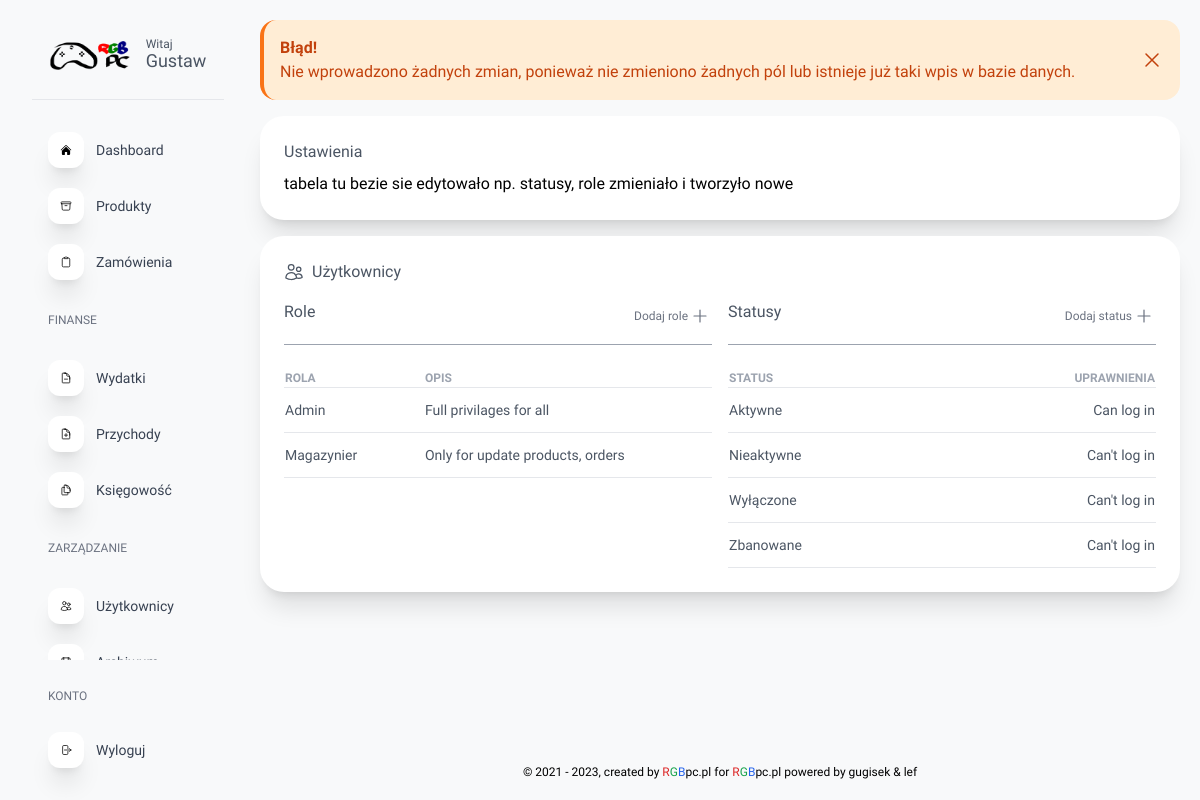
/panel.php?page=ustawienia&action=same (signed in), run on the app's committed database.
### tables this page shows
CREATE TABLE `user_roles` (
  `id` int(11) NOT NULL,
  `role` text NOT NULL,
  `description` text DEFAULT NULL
);

CREATE TABLE `user_status` (
  `id` int(11) NOT NULL,
  `status` text NOT NULL,
  `privileges` int(11) NOT NULL
);

CREATE TABLE `status_privileges` (
  `id` int(11) NOT NULL,
  `login` int(11) NOT NULL,
  `description` text NOT NULL
);

### setting_scripts/settings_front_role.php (the view, shortened to what this page needs)
<table class="w-full">
    <tr class="uppercase text-left text-xs text-gray-400 ">
        <th class="w-1/6">Rola</th>
        <th class="w-[35%]">Opis</th>
    </tr>
    <?php
        include 'scripts/conn_db.php';
        $sql = "SELECT * from user_roles";
        $result = mysqli_query($conn, $sql);
        if(mysqli_num_rows($result) > 0)
        {
            while($row = mysqli_fetch_assoc($result))
            {
                echo "<tr class='hover:bg-gray-100 transition-all duration-300 border-t-[0.5px] border-b-[0.5px]' style='cursor: pointer; cursor: hand;' onclick='window.location=`?page=ustawienia&action=edit&setting=user_role&id_sett=".$row['id']."`'>";
                    echo "<td class='capitalize py-3 text-gray-600 text-sm'>".$row['role']."</td>";
                    $description = $row['description'];
                    echo "<td class='text-sm text-gray-600'>".$description."</td>";
                echo "</tr>";
            }
        } else {
            echo "<tr class='border-t-[0.5px] border-b-[0.5px]'>";
                echo "<td class='py-3 text-gray-800 leading-4 text-sm'>Brak wyników</td>";
                echo "<td class='text-center capitalize text-sm text-gray-500'></td>";
            echo "</tr>";
        }
    ?>
</table>

### setting_scripts/settings_front_status.php
<table class="w-full">
    <tr class="uppercase text-left text-xs text-gray-400 ">
        <th class="">Status</th>
        <th class="text-right">Uprawnienia</th>
    </tr>
    <?php
        include 'scripts/conn_db.php';
        $sql = "SELECT user_status.id, user_status.status, user_status.privileges, status_privileges.description from user_status join status_privileges on user_status.privileges=status_privileges.id;";
        $result = mysqli_query($conn, $sql);
        if(mysqli_num_rows($result) > 0)
        {
            while($row = mysqli_fetch_assoc($result))
            {
            echo "<tr class='hover:bg-gray-100 transition-all duration-300 border-t-[0.5px] border-b-[0.5px]' style='cursor: pointer; cursor: hand;' onclick='window.location=`?page=ustawienia&action=edit&setting=user_status&id_sett=".$row['id']."`'>";
                echo "<td class='capitalize py-3 text-gray-600 text-sm'>".$row['status']."</td>";
                echo "<td class='py-3 text-gray-600 text-sm text-right'>".$row['description']."</td>";
            echo "</tr>";
            }
        } else {
            echo "<tr class='border-t-[0.5px] border-b-[0.5px]'>";
                echo "<td class='py-3 text-gray-800 leading-4 text-sm'>Brak wyników</td>";
                echo "<td class='py-3 text-gray-800 leading-4 text-sm'></td>";
            echo "</tr>";
        }
    ?>
</table>

### public/css/global.css (style rules this page uses)
* { scroll-behavior: smooth; font-family: Lexend; }

### data on the page
user_roles: role "Admin", description "Full privilages for all"
user_roles: role "Magazynier", description "Only for update products, orders"
user_status: status "Aktywne", status_privileges.description "Can log in"
user_status: status "Nieaktywne", status_privileges.description "Can't log in"
user_status: status "Wyłączone", status_privileges.description "Can't log in"
user_status: status "Zbanowane", status_privileges.description "Can't log in"

### other printed values
$_SESSION['user'] "Gustaw"
$button "Dashboard"
$button "Produkty"
$button "Zamówienia"
$button "Wydatki"
$button "Przychody"
$button "Księgowość"
$button "Użytkownicy"
$action_status "Błąd!"
$action_desc "Nie wprowadzono żadnych zmian, ponieważ nie zmieniono żadnych pól lub istnieje już taki wpis w bazie danych"
